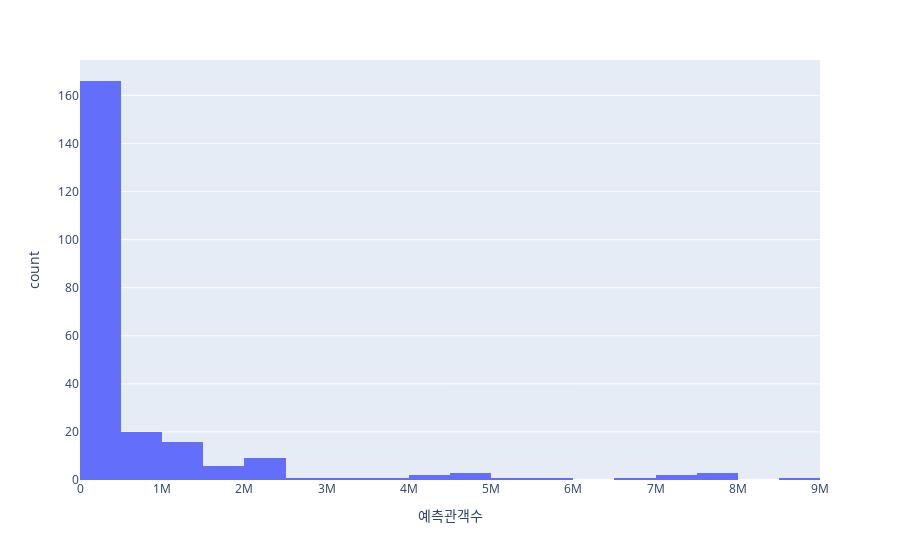

The cell this chart's notebook holds for it:
### Code cell
fig = px.histogram(movie_predict, x='예측관객수')
fig.show()

### Figure 1 — Plotly figure (JSON) as saved in the notebook; plotly's stock layout.template omitted (floating-point values rounded to 4 significant figures; data arrays with more than 128 entries replaced by an {"elided": "..."} marker saying what was removed)
{"data": [{"alignmentgroup": "True", "bingroup": "x", "hovertemplate": "예측관객수=%{x}<br>count=%{y}<extra></extra>", "legendgroup": "", "marker": {"color": "#636efa", "pattern": {"shape": ""}}, "name": "", "offsetgroup": "", "orientation": "v", "showlegend": false, "type": "histogram", "x": {"elided": "234 int values"}, "xaxis": "x", "yaxis": "y"}], "layout": {"barmode": "relative", "legend": {"tracegroupgap": 0}, "margin": {"t": 60}, "xaxis": {"anchor": "y", "domain": [0, 1], "title": {"text": "예측관객수"}}, "yaxis": {"anchor": "x", "domain": [0, 1], "title": {"text": "count"}}}}
